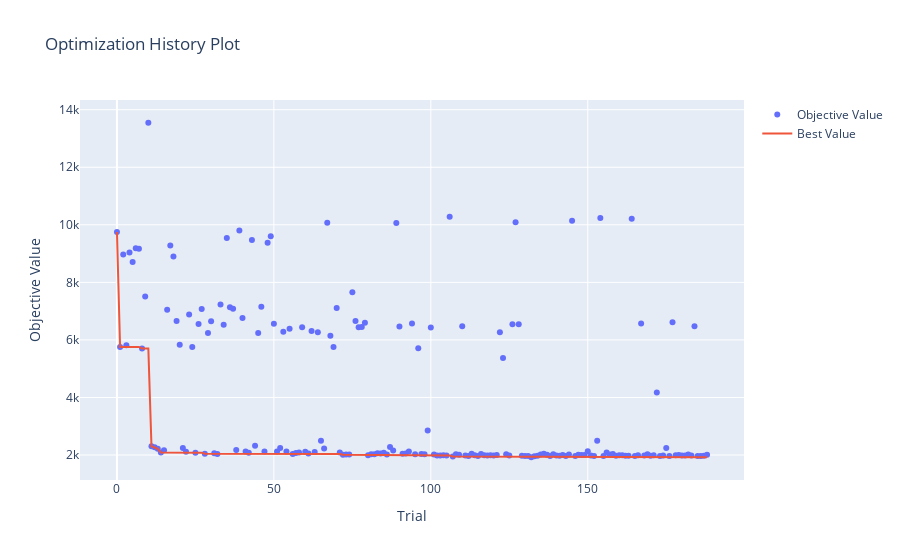

Notebook code for this chart:
### Markdown cell above
4.- Se puede notar que al pasar del décimo trial se empiezan a ver mejoras sustanciales en el modelo, descendiendo su mae a valores cercanos a 2000 (el mejor valor del modelo).

5.- En general se puede observar que los mejores resultados se obtienen con un learning rate alto, al igual que una profundidad elevada. Además se puede notar que el modelo debe tener un número de hojas mayor a 60, así como tener un min frequency cercano a 0, por lo que no se deben ignorar muchas categorías. Por otro lado se puede ver que el modelo deberá tener un gran número de estimadores y una regularización intermedia, ni demasiado elevada ni muy baja. 

6.- Por lo que se puede observar el parámetro con mayor importancia, con diferencia, es min_frequency. Esto puede significar que el hecho de ignorar o no categorías puede influir enormemente en la eficiencia del modelo a la hora de hacer predicciones.

### Code cell
from optuna.visualization import plot_optimization_history
from optuna.visualization import plot_parallel_coordinate
from optuna.visualization import plot_param_importances

# Inserte su código acá
plot_optimization_history(study)

### Figure 1 — Plotly figure (JSON) as saved in the notebook; plotly's stock layout.template omitted (floating-point values rounded to 4 significant figures; data arrays with more than 128 entries replaced by an {"elided": "..."} marker saying what was removed)
{"data": [{"mode": "markers", "name": "Objective Value", "type": "scatter", "x": {"elided": "189 int values"}, "y": {"elided": "189 float values"}}, {"mode": "lines", "name": "Best Value", "type": "scatter", "x": {"elided": "189 int values"}, "y": {"elided": "189 float values"}}, {"marker": {"color": "#cccccc"}, "mode": "markers", "name": "Infeasible Trial", "showlegend": false, "type": "scatter", "x": [], "y": []}], "layout": {"title": {"text": "Optimization History Plot"}, "xaxis": {"title": {"text": "Trial"}}, "yaxis": {"title": {"text": "Objective Value"}}}}
